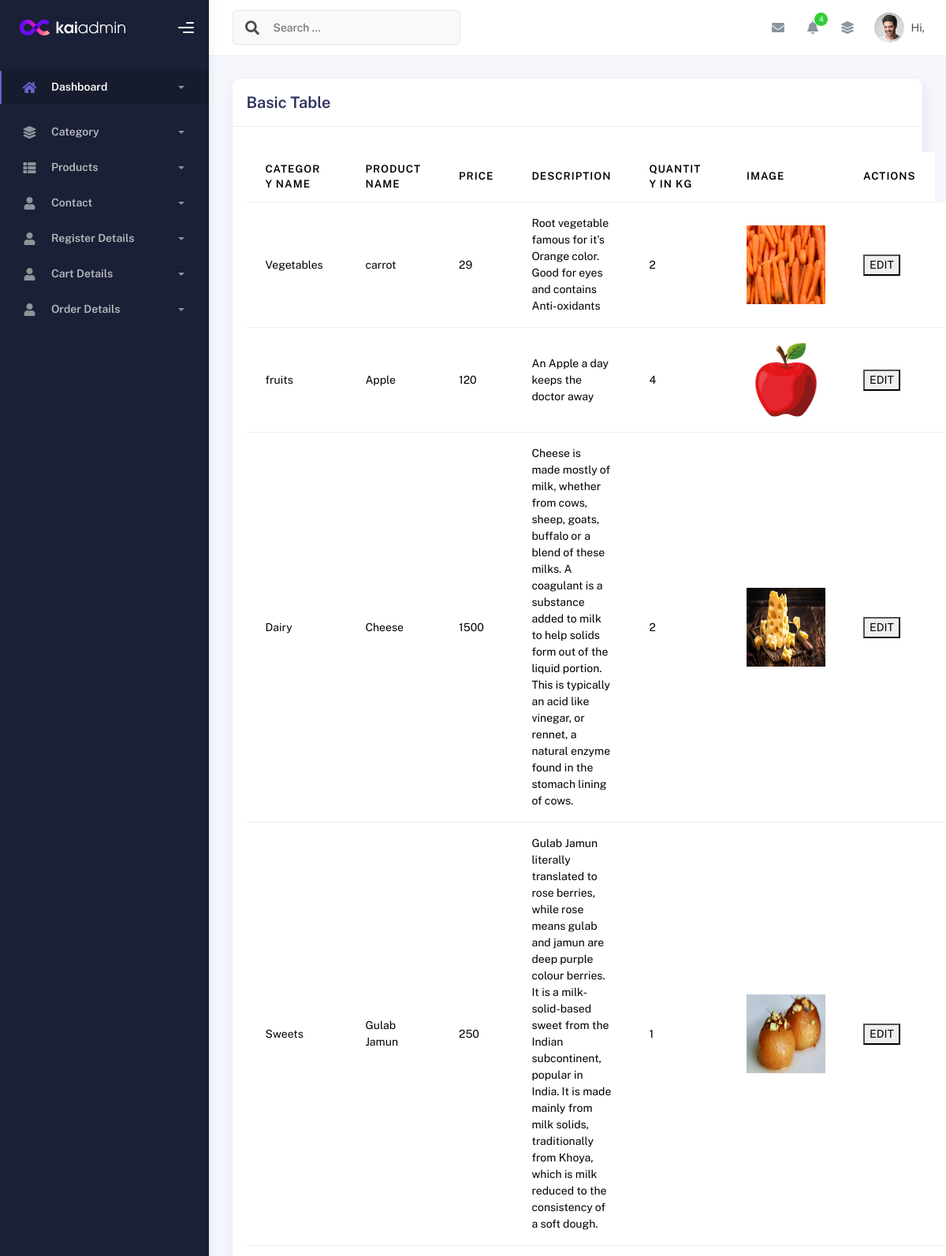
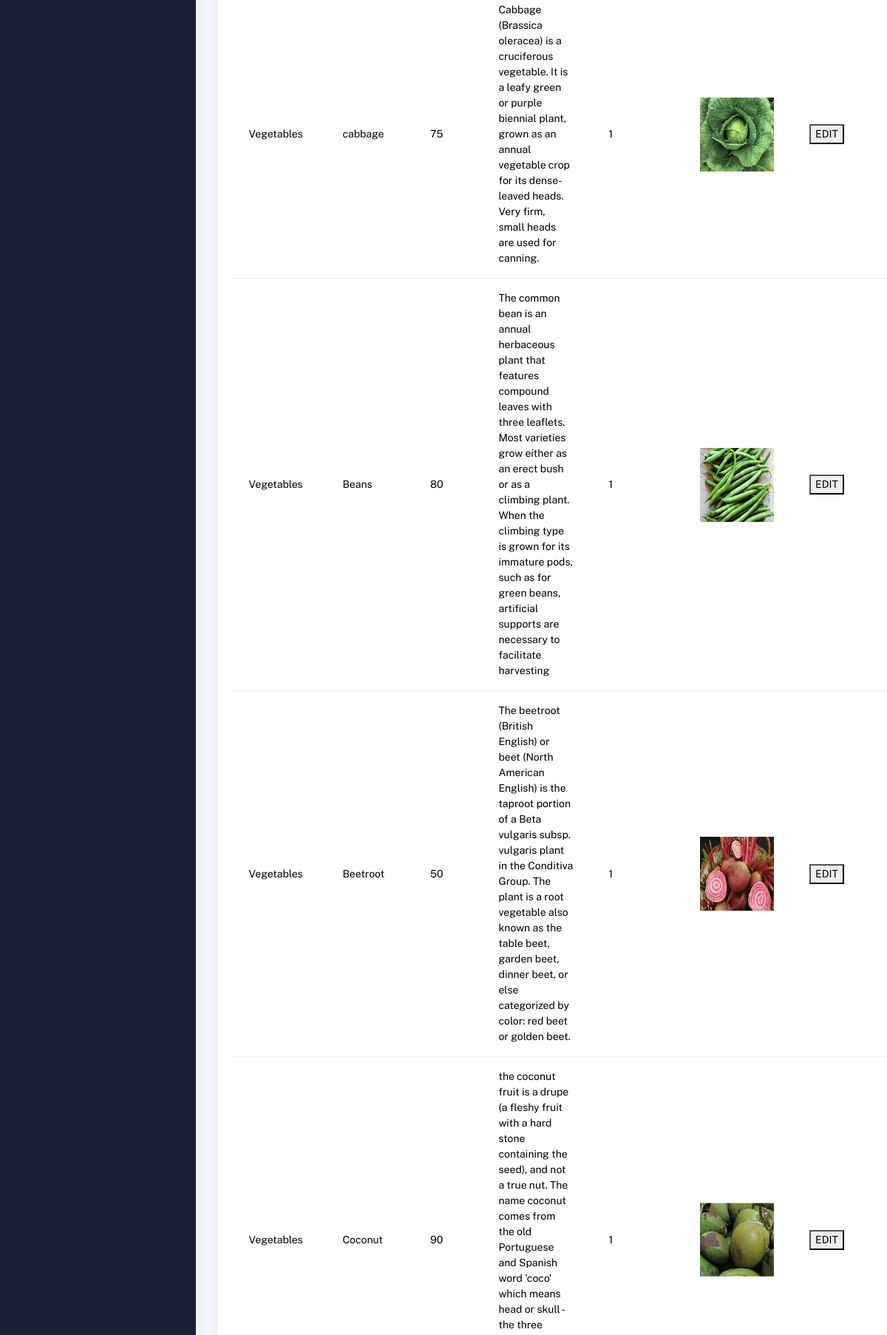
/AdminApp/Display_Products/ (upper part), run on the app's committed database (2 pictures, top to bottom).
### AdminApp/models.py (models this page shows)
class ProductDB(models.Model):
    Name = models.CharField(max_length=200, null=True, blank=True)
    Product = models.CharField(max_length=200, null=True, blank=True)
    Price = models.IntegerField(null=True, blank=True)
    Description = models.CharField(max_length=200, null=True, blank=True)
    Quantity = models.IntegerField(null=True, blank=True)
    Image = models.ImageField(upload_to="Image", null=True, blank=True)

### AdminApp/views.py (the view)
# urls.py: path('Display_Products/', views.Display_Products, name='Display_Products'),
def Display_Products(request):
    data = ProductDB.objects.all()
    return render(request, 'Display_Products.html', {'data': data})

### AdminApp/templates/Display_Products.html (shortened to what this page needs)
<!DOCTYPE html>
{% extends 'index.html' %}
{% block content %}
<html lang="en">
<head>
</head>
<body>
<div class="card col-12">
                  <div class="card-header">
                    <div class="card-title">Basic Table</div>
                  </div>
                  <div class="card-body">
                    <table class="table mt-3">
                      <thead>
                        <tr>
                          <th scope="col">Category Name</th>
                          <th scope="col">Product Name</th>
                          <th scope="col">Price</th>
                          <th scope="col">Description</th>
                          <th scope="col">Quantity in KG</th>
                          <th scope="col">Image</th>
                          <th scope="col">Actions</th>
                        </tr>
                      </thead>
                      <tbody>
                        <tr>
                          {% for d in data %}
                          <td>{{d.Name}}</td>
                          <td>{{d.Product}}</td>
                          <td>{{d.Price}}</td>
                          <td>{{d.Description}}</td>
                          <td>{{d.Quantity}}</td>
                          <td><img src="{{d.Image.url}}" width="100" height="100"></td>
                          <td><a href="{% url 'EditProduct' pro_id=d.id %}">
                              <button>EDIT</button>
                          </a></td>
                          <td></td>
                        </tr>
                      {% endfor %}
                      </tbody>
                    </table>
                  </div>
                </div>
</body>
</html>
{% endblock %}

### data on the page
ProductDB: Name "Vegetables", Product "carrot", Price "29", Description "Root vegetable famous for it's Orange color. Good for eyes and contains Anti-oxidants", Quantity "2", Image (picture)
ProductDB: Name "fruits", Product "Apple", Price "120", Description "An Apple a day keeps the doctor away", Quantity "4", Image (picture)
ProductDB: Name "Dairy", Product "Cheese", Price "1500", Description "Cheese is made mostly of milk, whether from cows, sheep, goats, buffalo or a blend of these milks. A coagulant is a substance added to milk to help solids form out of the liquid portion. This is typically an acid like vinegar, or rennet, a natural enzyme found in the stomach lining of cows.", Quantity "2", Image (picture)
ProductDB: Name "Sweets", Product "Gulab Jamun", Price "250", Description "Gulab Jamun literally translated to rose berries, while rose means gulab and jamun are deep purple colour berries. It is a milk-solid-based sweet from the Indian subcontinent, popular in India. It is made mainly from milk solids, traditionally from Khoya, which is milk reduced to the consistency of a soft dough.", Quantity "1", Image (picture)
ProductDB: Name "Vegetables", Product "cabbage", Price "75", Description "Cabbage (Brassica oleracea) is a cruciferous vegetable. It is a leafy green or purple biennial plant, grown as an annual vegetable crop for its dense-leaved heads. Very firm, small heads are used for canning.", Quantity "1", Image (picture)
ProductDB: Name "Vegetables", Product "Beans", Price "80", Description "The common bean is an annual herbaceous plant that features compound leaves with three leaflets. Most varieties grow either as an erect bush or as a climbing plant. When the climbing type is grown for its immature pods, such as for green beans, artificial supports are necessary to facilitate harvesting", Quantity "1", Image (picture)
ProductDB: Name "Vegetables", Product "Beetroot", Price "50", Description "The beetroot (British English) or beet (North American English) is the taproot portion of a Beta vulgaris subsp. vulgaris plant in the Conditiva Group. The plant is a root vegetable also known as the table beet, garden beet, dinner beet, or else categorized by color: red beet or golden beet.", Quantity "1", Image (picture)
ProductDB: Name "Vegetables", Product "Coconut", Price "90", Quantity "1", Image (picture)
